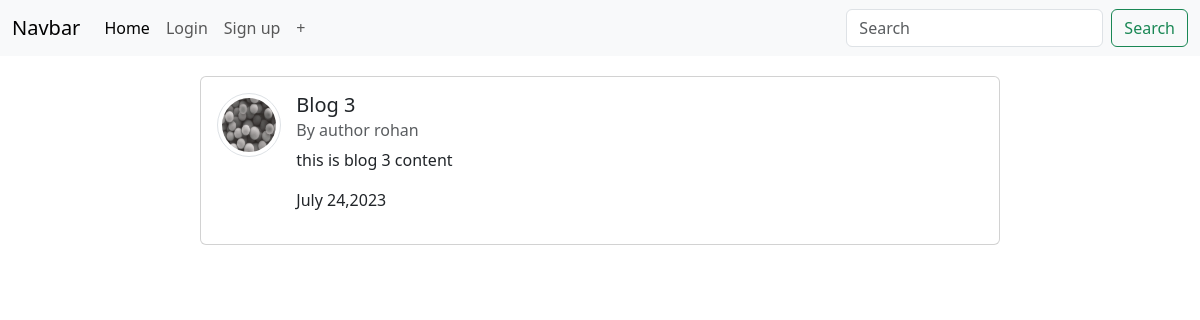
The app's page /post/4/ with its own data.
### blog/models.py (models this page shows, shortened)
class post(models.Model):
    title = models.CharField(max_length=50)
    content =models.CharField(max_length=200)
    author = models.ForeignKey(User , on_delete=models.CASCADE)
    date = models.DateTimeField(default= timezone.now)

### users/models.py (models this page shows, shortened)
class Profile (models.Model):
    user=models.OneToOneField(User, on_delete=models.CASCADE)
    image = models.ImageField(default ='default.jpg', upload_to='profile_pics')

### blog/views.py (the view)
# urls.py: path("post/<int:pk>/", PostDetailView.as_view(), name="post-detail"),
class PostDetailView(DetailView):
    model = post
    template_name ='post_detail.html'

### templates/post_detail.html
{% extends 'index.html' %}
{% block body %}
<div class="c" style="display:flex; align-items:center;justify-content: center; align-items:center; margin: 2.5%;">
    <div class="card" style="width: 50rem; display:flex;">
      <div class="card-body" style="display:flex">
        <img class="rounded-circle img-thumbnail" style="height:64px; width:64px"src="{{object.author.profile.image.url}}">
        <div style="display: flex; flex-direction: column; margin-left: 2%;">
        <h5 class="card-title">{{object.title}}</h5>
        <h6 class="card-subtitle mb-2 text-body-secondary">By author {{object.author}}</h6>
        <p class="card-text">{{object.content}}</p>
        <p class="">{{object.date|date:"F d,Y"}}</p>
      </div>
      </div>
    </div>
    </div>
{% endblock body %}

### records on screen
post: author.profile.image (picture), title "Blog 3", author "rohan", content "this is blog 3 content", date "July 24,2023"
